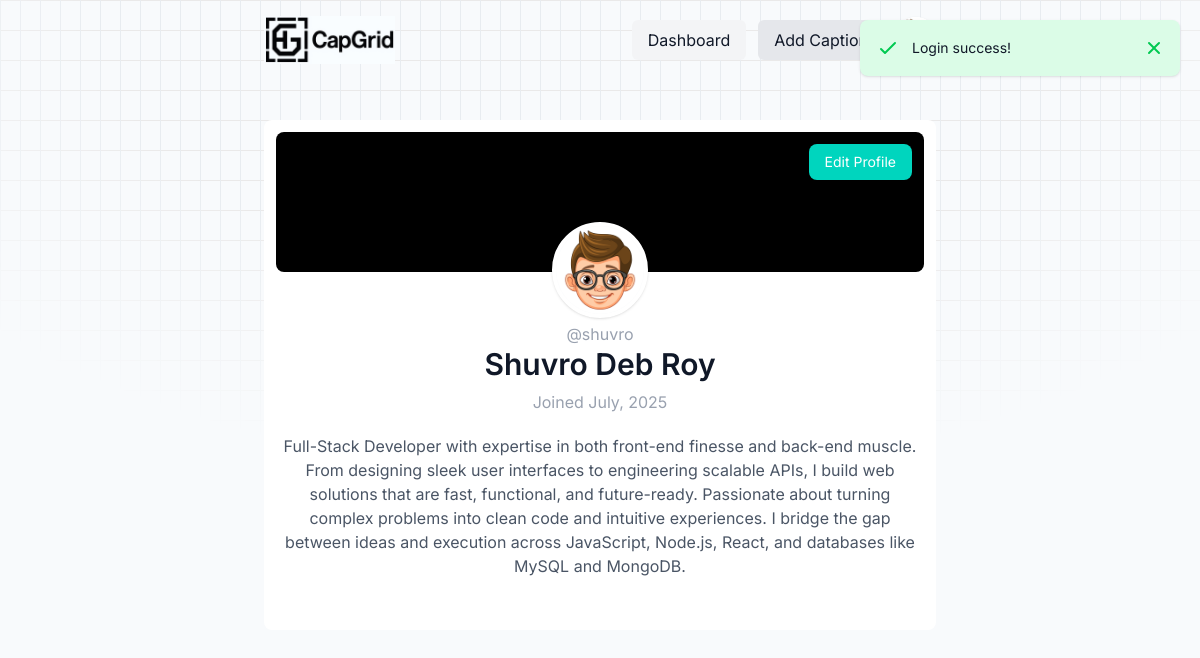
The app's page /profile.php (signed in) with its own data.
### tables this page shows
CREATE TABLE `users` (
  `id` int(11) NOT NULL,
  `name` varchar(100) NOT NULL,
  `email` varchar(255) NOT NULL,
  `password` varchar(255) NOT NULL,
  `thumbnail` varchar(255) DEFAULT NULL,
  `bio` text DEFAULT NULL,
  `created_at` datetime DEFAULT current_timestamp(),
  `updated_at` datetime DEFAULT current_timestamp() ON UPDATE current_timestamp()
);

### profile.php (the view, shortened to what this page needs)
<?php
	include_once('config/config.inc.php');
	$userObj = new Users();
?>
<!DOCTYPE html>
<html lang="en">
<head>
    <?php include('includes/style.inc.php'); ?>
</head>
<body>
    <?php include_once('includes/header.inc.php'); ?>
    <main class="d-flex align-items-center py-5">
        <div class="container py-5">
            <div class="space-y-5">
            	<?php
                    $userid = $_SESSION['user_id'];
            		$user = $userObj->getUserProfile($userid);
            	?>
                <div class="bg-white p-3 rounded-lg">
                    <div class="bg-black rounded-lg min-h-[140px] relative">
                        <a href="profile.php?action=edit" class="px-4 py-2 text-sm text-white bg-teal-400 rounded-lg hover:bg-teal-500 absolute right-3 top-3">
                            Edit Profile
                        </a>
                    </div>
                    <div class="text-center relative z-30 pb-10">
                        <img src="<?php if($user['thumbnail']) { echo 'uploads/'.$user['thumbnail']; } else { echo 'assets/images/avatar.jpeg'; } ?>" alt="user" class="w-24 h-24 rounded-full mx-auto mt-[-50px] border-4 border-white bg-slate-50 shadow">
                        <p class="text-center text-gray-400 mt-1">
                            @<?= strtolower(explode(' ', trim($user['name']))[0]) ?>
                        </p>
                        <p class="text-center text-gray-900 text-xl md:text-2xl lg:text-3xl font-semibold">
                            <?= $user['name'] ?>
                        </p>
                        <div class="flex justify-center items-center gap-x-2 my-2 text-gray-400">
                            <span>Joined <?php echo date("F, Y", strtotime($user['created_at'])) ?></span>
                        </div>
                        <p class="text-center text-gray-600 mt-5">
                            <?= $user['bio'] ?>
                        </p>
                    </div>
                </div>
            </div>
        </div>
    </main>
</body>
</html>

### includes/style.inc.php (shortened to what this page needs)
<script src="https://cdn.jsdelivr.net/npm/@tailwindcss/browser@4"></script>

### includes/header.inc.php (shortened to what this page needs)
<?php
	echo getSessionMessageHtml();
?>
<nav class="py-4">
	<div class="container flex items-center justify-between gap-4">
		<a href="<?= SITE_URL ?>" class="text-xl font-medium text-dark uppercase inline-block">
			<img src="assets/images/capgrid.png" alt="CapGrid" class="w-full h-12">
		</a>
		<div class="inline-flex items-center gap-3">
	        <?php if(isset($_SESSION['user_id'])){ ?>
				<a href="dashboard.php" class="inline-block px-4 py-2 bg-gray-100 text-gray-900 rounded-md">Dashboard</a>
				<a href="caption.php?method=create" class="inline-block px-4 py-2 bg-gray-200 text-gray-900 rounded-md">Add Caption</a>
				<div class="relative inline-block text-left" x-data="{ open: false }">
					<button @click="open = !open" type="button" class="inline-flex items-center justify-center w-10 h-10 rounded-full focus:outline-none focus:ring-2 focus:ring-indigo-500 cursor-pointer shadow-sm">
					</button>
				</div>
	        <?php } else{ ?>
	            <a href="login.php" class="inline-block px-4 py-2 bg-black text-white rounded-md">Login</a>
			<?php } ?>
		</div>
	</div>
</nav>

### config/config.inc.php (shortened to what this page needs)
<?php
class Captions
{
	private $servername = "localhost";
	private $username   = "root";
	private $password   = "";
	private $dbname     = "capgrid";
	public function __construct()
	{
		$this ->con = new mysqli($this->servername, $this->username, $this->password, $this->dbname);
		if (mysqli_connect_error()) {
			trigger_error("Failed to connect to MySQL:". mysqli_connect_error());
		} else {
			return $this->con;
		}
	}
}
function getSessionMessageHtml() {
	if (isset($_SESSION['form_message'])) {
		$msg = $_SESSION['form_message'];
		$color = $msg['type'] === 'success' ? 'green' : ($msg['type'] === 'error' ? 'red' : 'blue');
		$icon = $color === 'green'
			? '<svg class="w-6 h-6 text-green-500 flex-shrink-0" fill="none" stroke="currentColor" viewBox="0 0 24 24"><path stroke-linecap="round" stroke-linejoin="round" stroke-width="2" d="M5 13l4 4L19 7"/></svg>'
			: '<svg class="w-6 h-6 text-'.$color.'-500 flex-shrink-0" fill="none" stroke="currentColor" viewBox="0 0 24 24"><circle cx="12" cy="12" r="10" stroke-width="2"/><path stroke-linecap="round" stroke-linejoin="round" stroke-width="2" d="M12 8v4m0 4h.01"/></svg>';
		return '
		<div id="toast-'.$msg['type'].'" class="fixed top-5 right-5 z-50 flex items-center w-full max-w-xs p-4 mb-4 text-gray-900 bg-'.$color.'-100 rounded-lg shadow" role="alert">
			'.$icon.'
			<div class="ml-3 text-sm font-normal">
				'.htmlspecialchars($msg['text']).'
			</div>
			<button type="button" class="ml-auto -mx-1.5 -my-1.5 bg-'.$color.'-100 text-'.$color.'-500 rounded-lg focus:ring-2 focus:ring-'.$color.'-400 p-1.5 hover:bg-'.$color.'-200 inline-flex h-8 w-8" onclick="document.getElementById(\'toast-'.$msg['type'].'\').remove();" aria-label="Close">
				<span class="sr-only">Close</span>
				<svg class="w-5 h-5" fill="currentColor" viewBox="0 0 20 20">
					<path fill-rule="evenodd" d="M4.293 4.293a1 1 0 011.414 0L10 8.586l4.293-4.293a1 1 0 111.414 1.414L11.414 10l4.293 4.293a1 1 0 01-1.414 1.414L10 11.414l-4.293 4.293a1 1 0 01-1.414-1.414L8.586 10 4.293 5.707a1 1 0 010-1.414z" clip-rule="evenodd"/>
				</svg>
			</button>
		</div>
		';
	}
	return '';
}
class Users extends Captions
{
	public function getUserProfile($id)
	{
		$query = "SELECT * FROM users WHERE id = $id";
		$sql = $this->con->query($query);
		if ($sql->num_rows > 0) {
			return $sql->fetch_assoc();
		}
	}
}
?>

### includes/style.inc.php (style rules this page uses)
body { font-family: 'Inter', sans-serif; }
.container { @apply mx-auto max-w-2xl w-full }
a, button { @apply transition-all duration-300 }

### records on screen
users: thumbnail (picture), name "shuvro", name "Shuvro Deb Roy", created_at "July, 2025", bio "Full-Stack Developer with expertise in both front-end finesse and back-end muscle. From designing sleek user interfaces to engineering scalable APIs, I build web solutions that are fast, functional, and future-ready. Passionate about turning complex problems into clean code and intuitive experiences. I bridge the gap between ideas and execution across JavaScript, Node.js, React, and databases like MySQL and MongoDB."

### other values on screen
$msg['text'] "Login success!"
